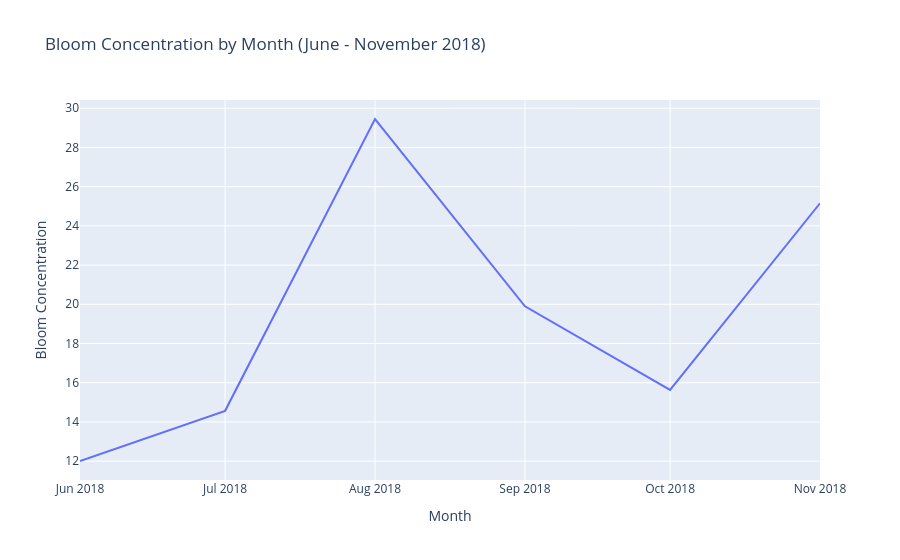

The cell this chart's notebook holds for it:
### Markdown cell above
## 11. Plot the monthly percentage at bloom concentration

Use `px.line()` with `monthly_summary` to plot `month` against `percent_bloom`. Show markers and add a question-focused title and readable axis labels.

### Code cell
# Write your code here.

fig = px.line(monthly_summary, x= 'month', y= 'percent_bloom', labels={'percent_bloom': "Bloom Concentration", "month": "Month"}, title = "Bloom Concentration by Month (June - November 2018)")

fig.show()

### Figure 1 — Plotly figure (JSON) as saved in the notebook; plotly's stock layout.template omitted (floating-point values rounded to 4 significant figures)
{"data": [{"hovertemplate": "Month=%{x}<br>Bloom Concentration=%{y}<extra></extra>", "legendgroup": "", "line": {"color": "#636efa", "dash": "solid"}, "marker": {"symbol": "circle"}, "mode": "lines", "name": "", "orientation": "v", "showlegend": false, "type": "scatter", "x": ["2018-06-01T00:00:00.000000", "2018-07-01T00:00:00.000000", "2018-08-01T00:00:00.000000", "2018-09-01T00:00:00.000000", "2018-10-01T00:00:00.000000", "2018-11-01T00:00:00.000000"], "xaxis": "x", "y": [12.01, 14.57, 29.45, 19.9, 15.63, 25.15], "yaxis": "y"}], "layout": {"legend": {"tracegroupgap": 0}, "title": {"text": "Bloom Concentration by Month (June - November 2018)"}, "xaxis": {"anchor": "y", "domain": [0, 1], "title": {"text": "Month"}}, "yaxis": {"anchor": "x", "domain": [0, 1], "title": {"text": "Bloom Concentration"}}}}
